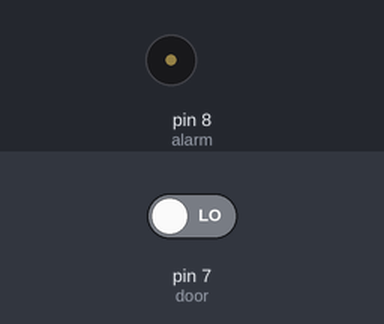
The sketch below on a simulated Arduino Uno, built with avr-gcc and run on an emulated ATmega328P. Parts: buzzer (waves = sounding). Inputs (shaded band) come from the test bench; at power-on: pin 7 (door) LOW. Storage starts empty.

Above: at 4.2 s.
4.3 s: pin 7 (door) driven HIGH
At 5.1 s:
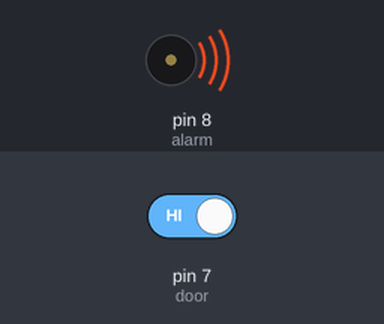
Timing chart, 0 to 7.3 s (numbered marks = the images above; inputs shaded):
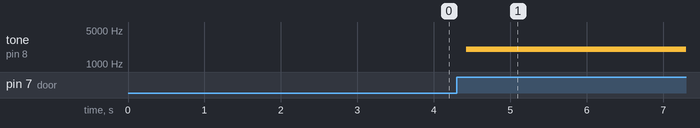

The sketch:

4PinCam.ino
```cpp
#include <SoftwareSerial.h>
#include <SdFat.h>

//SD Card
SdFat sd;
SdFile myFile;
int picCnt = 0, door = 7, alarm = 8;

//Camera
byte incomingbyte;
SoftwareSerial cameraSerial = SoftwareSerial(2, 3);   //Configure pin 2 and 3 as soft serial port
int a = 0x0000, j = 0, k = 0, count = 0; //Read Starting address
uint8_t MH, ML;
boolean EndFlag = 0;

//Declare pins
const int chipSelect = 10;

void setup() {
  pinMode(door, INPUT);
  pinMode(alarm, OUTPUT);
  Serial.begin(19200); //start serial
  cameraSerial.begin(38400); //start serial with camera
  // Initialize SdFat or print a detailed error message and halt
  // Use half speed like the native library.
  // change to SPI_FULL_SPEED for more performance.
  if (!sd.begin(chipSelect, SPI_HALF_SPEED)) sd.initErrorHalt();
  SendResetCmd(); //allows camera to take pictures
  delay(3000); //delay necessary for camera reset
}

void loop() {
  //create title for images
  char photoTitle[25] = {};
  sprintf(photoTitle, "pic%d.txt", picCnt);

  //make sure file can be created, otherwise print error
  if (!myFile.open(photoTitle, O_RDWR | O_CREAT | O_AT_END)) {
    sd.errorHalt("opening photoTitle.txt for write failed");
  }

  CheckAlarm();

  while (cameraSerial.available() > 0) {
    incomingbyte = cameraSerial.read(); //clear unneccessary serial from camera
  }
  byte b[32];

  while (!EndFlag) {
    j = 0;
    k = 0;
    count = 0;
    SendReadDataCmd(); //command to get picture from camera

    delay(75); //delay necessary for data not to be lost
    while (cameraSerial.available() > 0) {
      incomingbyte = cameraSerial.read(); //read serial from camera
      k++;
      if ((k > 5) && (j < 32) && (!EndFlag)) {
        b[j] = incomingbyte;
        if ((b[j - 1] == 0xFF) && (b[j] == 0xD9))
          EndFlag = 1; //when end of picture appears, stop reading data
        j++;
        count++;
      }
    }

    for (j = 0; j < count; j++) { //store picture into file
      if (b[j] < 0x10)
        myFile.print("0");
      myFile.print(b[j], HEX);
    }
    myFile.println();
  }

  StopTakePhotoCmd(); //stop this picture so another one can be taken
  EndFlag = 0; // reset flag to allow another picture to be read
  Serial.println("End of pic");
  Serial.println();
  myFile.close(); //close file

  picCnt++; //increment value for next picture

}

void CheckAlarm() {
  if (digitalRead(door) == HIGH) {
    tone(alarm, 2000);
    SendTakePhotoCmd(); //take photo
    delay(200);//delay to make sure there is no drop in the data
  }
  else {
    delay(200);
    CheckAlarm();
  }
}

//Send Reset command
void SendResetCmd() {
  cameraSerial.write((byte)0x56);
  cameraSerial.write((byte)0x00);
  cameraSerial.write((byte)0x26);
  cameraSerial.write((byte)0x00);
}

//Send take picture command
void SendTakePhotoCmd() {
  cameraSerial.write((byte)0x56);
  cameraSerial.write((byte)0x00);
  cameraSerial.write((byte)0x36);
  cameraSerial.write((byte)0x01);
  cameraSerial.write((byte)0x00);

  a = 0x0000; //reset so that another picture can taken
}

void FrameSize() {
  cameraSerial.write((byte)0x56);
  cameraSerial.write((byte)0x00);
  cameraSerial.write((byte)0x34);
  cameraSerial.write((byte)0x01);
  cameraSerial.write((byte)0x00);
}

//Read data
void SendReadDataCmd() {
  MH = a / 0x100;
  ML = a % 0x100;

  cameraSerial.write((byte)0x56);
  cameraSerial.write((byte)0x00);
  cameraSerial.write((byte)0x32);
  cameraSerial.write((byte)0x0c);
  cameraSerial.write((byte)0x00);
  cameraSerial.write((byte)0x0a);
  cameraSerial.write((byte)0x00);
  cameraSerial.write((byte)0x00);
  cameraSerial.write((byte)MH);
  cameraSerial.write((byte)ML);
  cameraSerial.write((byte)0x00);
  cameraSerial.write((byte)0x00);
  cameraSerial.write((byte)0x00);
  cameraSerial.write((byte)0x20);
  cameraSerial.write((byte)0x00);
  cameraSerial.write((byte)0x0a);

  a += 0x20;
}

void StopTakePhotoCmd() {
  cameraSerial.write((byte)0x56);
  cameraSerial.write((byte)0x00);
  cameraSerial.write((byte)0x36);
  cameraSerial.write((byte)0x01);
  cameraSerial.write((byte)0x03);
}
```

Measured:
- after the input at 4.3 s, tone on pin 8 (alarm): silent → 2000 Hz after 0.13 s
